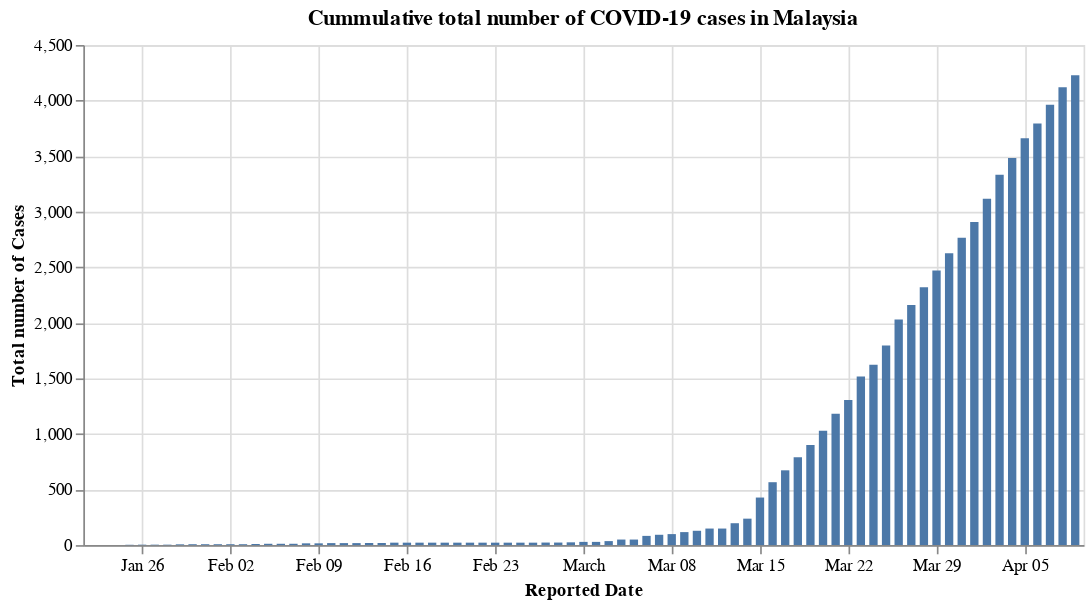

This figure's notebook cell:
### Code cell
#hide_input
alt.Chart(df_confirmed_my).mark_bar().encode(
    x='Reported Date:T',
    y='Total number of Cases:Q'
).properties(
    width=600,
    title='Cummulative total number of COVID-19 cases in Malaysia'
)

### Figure 1 — Vega-Lite specification as saved in the notebook (floating-point values rounded to 4 significant figures)
{"config": {"view": {"continuousWidth": 400, "continuousHeight": 300}}, "data": {"name": "data-c22b6a83276c620efad641b6e8ca2197"}, "mark": "bar", "encoding": {"x": {"type": "temporal", "field": "Reported Date"}, "y": {"type": "quantitative", "field": "Total number of Cases"}}, "title": "Cummulative total number of COVID-19 cases in Malaysia", "width": 600, "$schema": "https://vega.github.io/schema/vega-lite/v4.8.1.json", "datasets": {"data-c22b6a83276c620efad641b6e8ca2197": [{"Reported Date": "2020-01-22T00:00:00", "Total number of Cases": 0}, {"Reported Date": "2020-01-23T00:00:00", "Total number of Cases": 0}, {"Reported Date": "2020-01-24T00:00:00", "Total number of Cases": 0}, {"Reported Date": "2020-01-25T00:00:00", "Total number of Cases": 3}, {"Reported Date": "2020-01-26T00:00:00", "Total number of Cases": 4}, {"Reported Date": "2020-01-27T00:00:00", "Total number of Cases": 4}, {"Reported Date": "2020-01-28T00:00:00", "Total number of Cases": 4}, {"Reported Date": "2020-01-29T00:00:00", "Total number of Cases": 7}, {"Reported Date": "2020-01-30T00:00:00", "Total number of Cases": 8}, {"Reported Date": "2020-01-31T00:00:00", "Total number of Cases": 8}, {"Reported Date": "2020-02-01T00:00:00", "Total number of Cases": 8}, {"Reported Date": "2020-02-02T00:00:00", "Total number of Cases": 8}, {"Reported Date": "2020-02-03T00:00:00", "Total number of Cases": 8}, {"Reported Date": "2020-02-04T00:00:00", "Total number of Cases": 10}, {"Reported Date": "2020-02-05T00:00:00", "Total number of Cases": 12}, {"Reported Date": "2020-02-06T00:00:00", "Total number of Cases": 12}, {"Reported Date": "2020-02-07T00:00:00", "Total number of Cases": 12}, {"Reported Date": "2020-02-08T00:00:00", "Total number of Cases": 16}, {"Reported Date": "2020-02-09T00:00:00", "Total number of Cases": 16}, {"Reported Date": "2020-02-10T00:00:00", "Total number of Cases": 18}, {"Reported Date": "2020-02-11T00:00:00", "Total number of Cases": 18}, {"Reported Date": "2020-02-12T00:00:00", "Total number of Cases": 18}, {"Reported Date": "2020-02-13T00:00:00", "Total number of Cases": 19}, {"Reported Date": "2020-02-14T00:00:00", "Total number of Cases": 19}, {"Reported Date": "2020-02-15T00:00:00", "Total number of Cases": 22}, {"Reported Date": "2020-02-16T00:00:00", "Total number of Cases": 22}, {"Reported Date": "2020-02-17T00:00:00", "Total number of Cases": 22}, {"Reported Date": "2020-02-18T00:00:00", "Total number of Cases": 22}, {"Reported Date": "2020-02-19T00:00:00", "Total number of Cases": 22}, {"Reported Date": "2020-02-20T00:00:00", "Total number of Cases": 22}, {"Reported Date": "2020-02-21T00:00:00", "Total number of Cases": 22}, {"Reported Date": "2020-02-22T00:00:00", "Total number of Cases": 22}, {"Reported Date": "2020-02-23T00:00:00", "Total number of Cases": 22}, {"Reported Date": "2020-02-24T00:00:00", "Total number of Cases": 22}, {"Reported Date": "2020-02-25T00:00:00", "Total number of Cases": 22}, {"Reported Date": "2020-02-26T00:00:00", "Total number of Cases": 22}, {"Reported Date": "2020-02-27T00:00:00", "Total number of Cases": 23}, {"Reported Date": "2020-02-28T00:00:00", "Total number of Cases": 23}, {"Reported Date": "2020-02-29T00:00:00", "Total number of Cases": 25}, {"Reported Date": "2020-03-01T00:00:00", "Total number of Cases": 29}, {"Reported Date": "2020-03-02T00:00:00", "Total number of Cases": 29}, {"Reported Date": "2020-03-03T00:00:00", "Total number of Cases": 36}, {"Reported Date": "2020-03-04T00:00:00", "Total number of Cases": 50}, {"Reported Date": "2020-03-05T00:00:00", "Total number of Cases": 50}, {"Reported Date": "2020-03-06T00:00:00", "Total number of Cases": 83}, {"Reported Date": "2020-03-07T00:00:00", "Total number of Cases": 93}, {"Reported Date": "2020-03-08T00:00:00", "Total number of Cases": 99}, {"Reported Date": "2020-03-09T00:00:00", "Total number of Cases": 117}, {"Reported Date": "2020-03-10T00:00:00", "Total number of Cases": 129}, {"Reported Date": "2020-03-11T00:00:00", "Total number of Cases": 149}, {"Reported Date": "2020-03-12T00:00:00", "Total number of Cases": 149}, {"Reported Date": "2020-03-13T00:00:00", "Total number of Cases": 197}, {"Reported Date": "2020-03-14T00:00:00", "Total number of Cases": 238}, {"Reported Date": "2020-03-15T00:00:00", "Total number of Cases": 428}, {"Reported Date": "2020-03-16T00:00:00", "Total number of Cases": 566}, {"Reported Date": "2020-03-17T00:00:00", "Total number of Cases": 673}, {"Reported Date": "2020-03-18T00:00:00", "Total number of Cases": 790}, {"Reported Date": "2020-03-19T00:00:00", "Total number of Cases": 900}, {"Reported Date": "2020-03-20T00:00:00", "Total number of Cases": 1030}, {"Reported Date": "2020-03-21T00:00:00", "Total number of Cases": 1183}, {"Reported Date": "2020-03-22T00:00:00", "Total number of Cases": 1306}, {"Reported Date": "2020-03-23T00:00:00", "Total number of Cases": 1518}, {"Reported Date": "2020-03-24T00:00:00", "Total number of Cases": 1624}, {"Reported Date": "2020-03-25T00:00:00", "Total number of Cases": 1796}, {"Reported Date": "2020-03-26T00:00:00", "Total number of Cases": 2031}, {"Reported Date": "2020-03-27T00:00:00", "Total number of Cases": 2161}, {"Reported Date": "2020-03-28T00:00:00", "Total number of Cases": 2320}, {"Reported Date": "2020-03-29T00:00:00", "Total number of Cases": 2470}, {"Reported Date": "2020-03-30T00:00:00", "Total number of Cases": 2626}, {"Reported Date": "2020-03-31T00:00:00", "Total number of Cases": 2766}, {"Reported Date": "2020-04-01T00:00:00", "Total number of Cases": 2908}, {"Reported Date": "2020-04-02T00:00:00", "Total number of Cases": 3116}, {"Reported Date": "2020-04-03T00:00:00", "Total number of Cases": 3333}, {"Reported Date": "2020-04-04T00:00:00", "Total number of Cases": 3483}, {"Reported Date": "2020-04-05T00:00:00", "Total number of Cases": 3662}, {"Reported Date": "2020-04-06T00:00:00", "Total number of Cases": 3793}, {"Reported Date": "2020-04-07T00:00:00", "Total number of Cases": 3963}, {"Reported Date": "2020-04-08T00:00:00", "Total number of Cases": 4119}, {"Reported Date": "2020-04-09T00:00:00", "Total number of Cases": 4228}]}}
